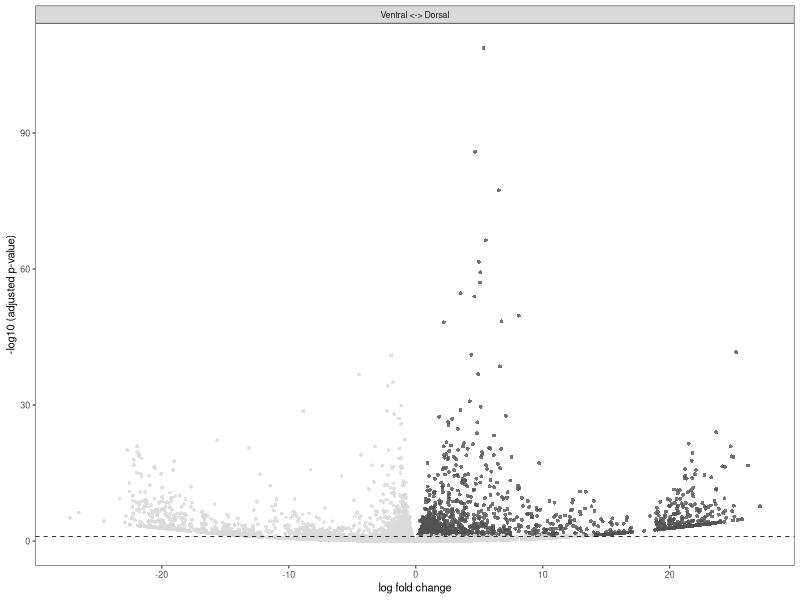
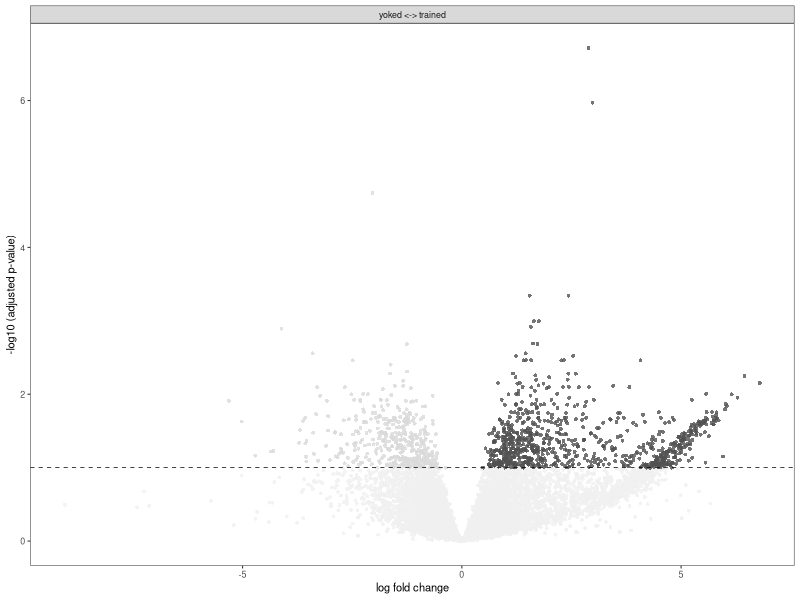
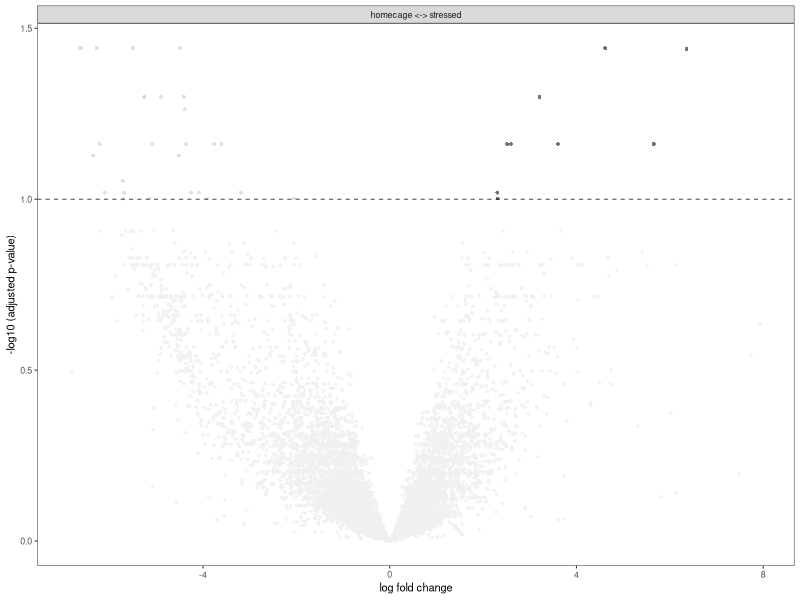
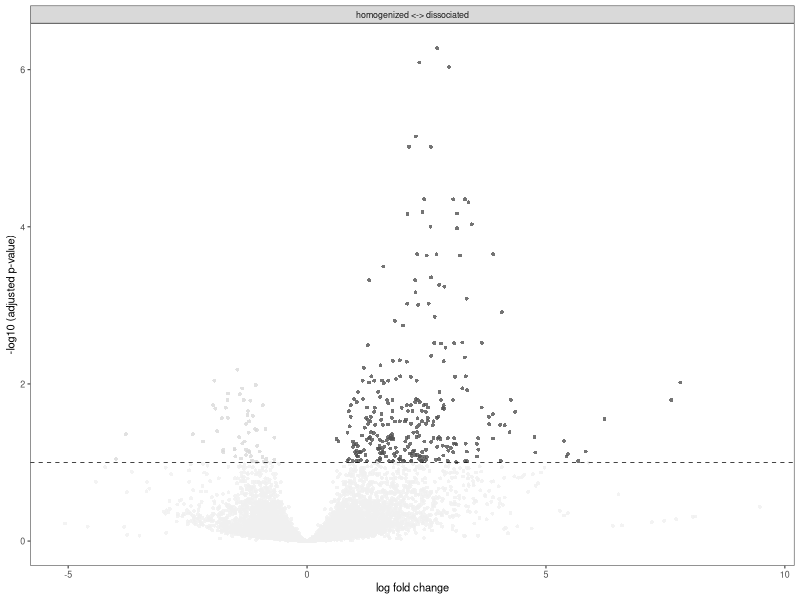
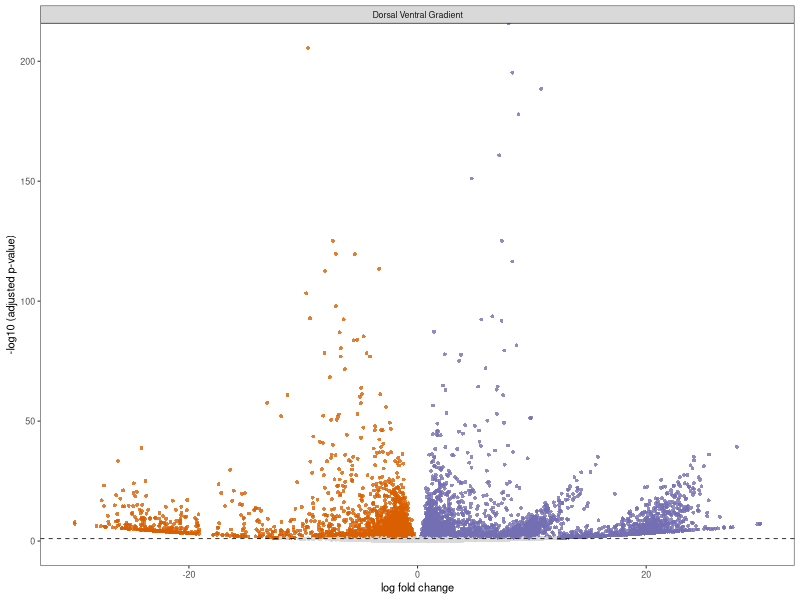
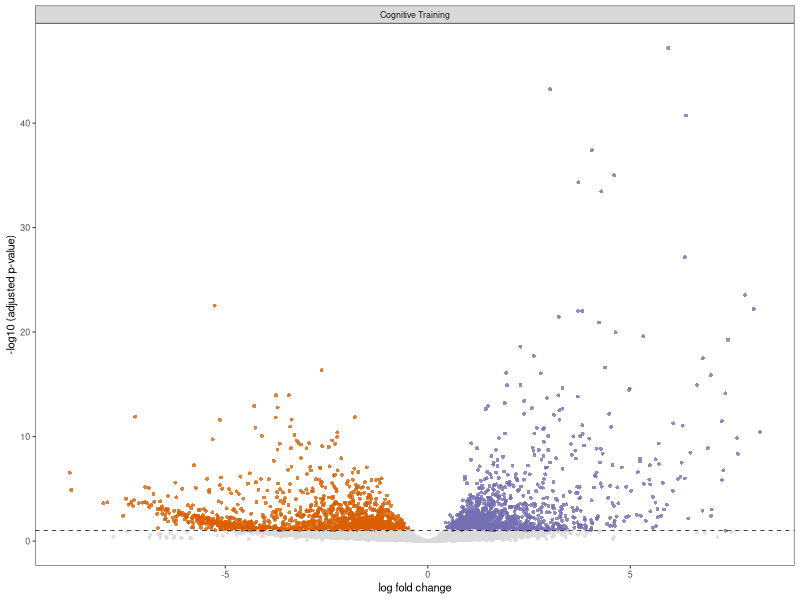
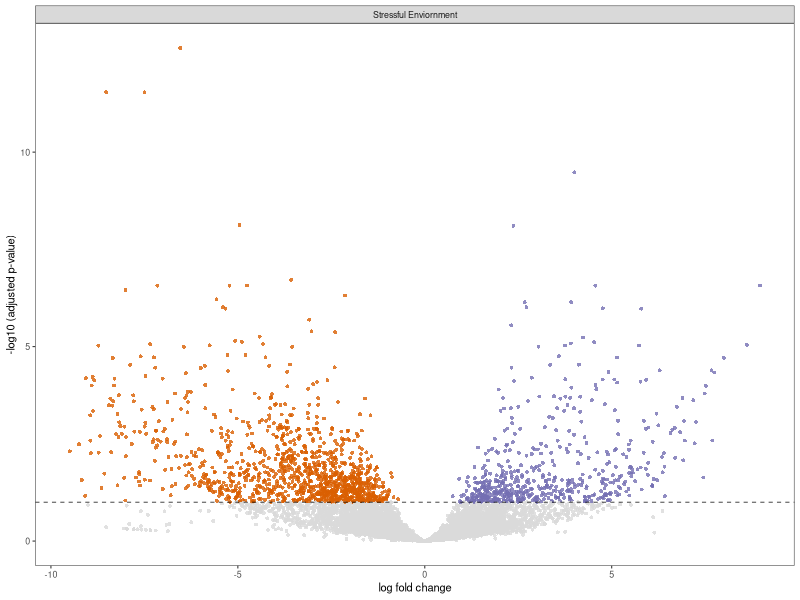
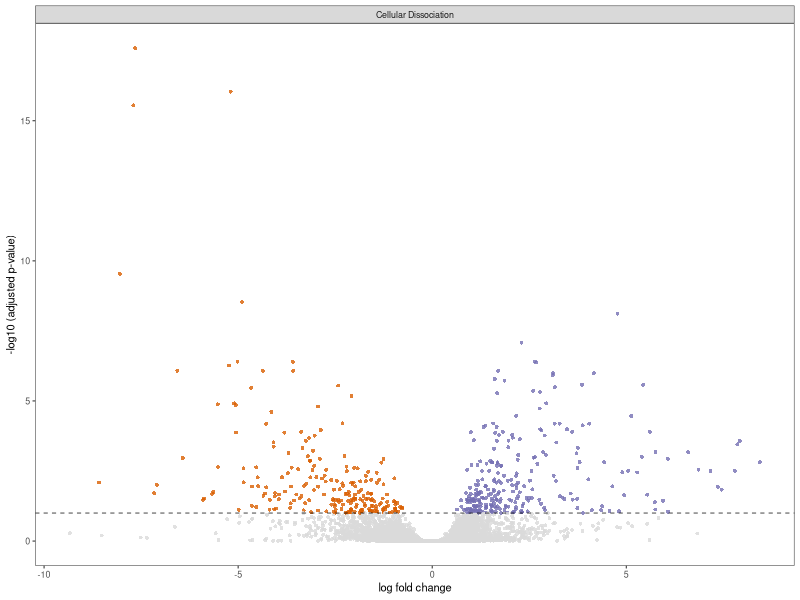

Write R code to recreate these figures, in order.
## ---- chunk 1
library(ggplot2)
library(cowplot)

# set output file for figures 
knitr::opts_chunk$set(fig.path = '../figures/volcanoplots/')
## ---- chunk 2
VolcanoTreatment <- function(filename, colorval){
  data <- filename
  volcanoplot <- ggplot(data, aes(x = lfc, y = pvalue)) + 
  geom_point(aes(color = factor(color), shape = factor(color)), size = 1, alpha = 0.8, na.rm = T) + # add gene points
  theme_bw(base_size = 8) + # clean up theme
  theme(legend.position = "none") + # remove legend 
  scale_color_manual(values = colorval) + theme(panel.grid.minor=element_blank(),
           panel.grid.major=element_blank()) + 
  scale_x_continuous(name="log fold change") +
  scale_y_continuous(name="-log10 (adjusted p-value)") +
  geom_hline(yintercept = 1,  size = 0.25, linetype = 2 ) + 
  scale_shape_manual(values = c(16,16,16)) +
    facet_wrap(~wrap)
  plot(volcanoplot)
  myfile = paste("../figures/volcanoplots/Treatment_", substitute(filename), ".pdf", sep="")
  pdf(file = myfile, width=1.5, height=1.75)
  plot(volcanoplot)
  dev.off()
}
## ---- chunk 3
cembrowski <- read.csv("../results/04_cembrowski_volcanoTreatment.csv", header = T, row.names = 1)
cembrowski$wrap <- "Ventral <-> Dorsal"
cembrowskicolor <- c("ventral" = "#525252", "dorsal" = "#d9d9d9", "none" = "#d9d9d9")


cognition <- read.csv("../results/03_cognition_volcanoTreatment.csv", header = T, row.names = 1)
cognition$wrap <- "yoked <-> trained"
cognitioncolor <-  c("trained" = "#525252", "yoked" = "#d9d9d9", "none" = "#f0f0f0")

stress <- read.csv("../results/02_stress_volcanoTreatment.csv", header = T, row.names = 1)
stress$wrap <- "homecage <-> stressed"
stresscolor <-  c("shocked" = "#525252", "homecage" = "#d9d9d9", "none" = "#f0f0f0")

dissociation <- read.csv("../results/01_dissociation_volcanoTreatment.csv", header = T, row.names = 1)
dissociation$wrap <- "homogenized <-> dissociated"
dissociationcolor <-  c("dissociated" = "#525252", "control" = "#d9d9d9", "none" = "#f0f0f0")

## ---- chunk 4
VolcanoTreatment(cembrowski, cembrowskicolor)
VolcanoTreatment(cognition, cognitioncolor)
VolcanoTreatment(stress, stresscolor)
VolcanoTreatment(dissociation, dissociationcolor)
## ---- chunk 5
VolcanoCA1DG <- function(filename){
  data <- filename
  volcanoplot <- ggplot(data, aes(x = lfc, y = pvalue)) + 
  geom_point(aes(color = factor(color), shape = factor(color)), size = 1, alpha = 0.8, na.rm = T) + # add gene points
  theme_bw(base_size = 8) + # clean up theme
  theme(legend.position = "none") + # remove legend 
  scale_color_manual(values = c("CA1" = "#7570b3",
                                "DG" = "#d95f02", 
                                "none" = "#d9d9d9")) + theme(panel.grid.minor=element_blank(),
           panel.grid.major=element_blank()) + 
  scale_x_continuous(name="log fold change") +
  scale_y_continuous(name="-log10 (adjusted p-value)") +
  geom_hline(yintercept = 1,  size = 0.25, linetype = 2 ) + 
  scale_shape_manual(values = c(16,16,16)) +
    facet_wrap(~wrap)
  plot(volcanoplot)
  myfile = paste("../figures/volcanoplots/CA1DG_", substitute(filename), ".pdf", sep="")
  pdf(file = myfile, width=1.5, height=1.75)
  plot(volcanoplot)
  dev.off()
}
## ---- chunk 6
cembrowski <- read.csv("../results/04_cembrowski_volcanoCA1DG.csv", header = T, row.names = 1)
cembrowski$wrap <- "Dorsal Ventral Gradient"

cognition <- read.csv("../results/03_cognition_volcanoCA1DG.csv", header = T, row.names = 1)
cognition$wrap <- "Cognitive Training"

stress <- read.csv("../results/02_stress_volcanoCA1DG.csv", header = T, row.names = 1)
stress$wrap <- "Stressful Enviornment"

dissociation <- read.csv("../results/01_dissociation_volcanoCA1DG.csv", header = T, row.names = 1)
dissociation$wrap <- "Cellular Dissociation"
## ---- chunk 7
VolcanoCA1DG(cembrowski)
VolcanoCA1DG(cognition)
VolcanoCA1DG(stress)
VolcanoCA1DG(dissociation)
